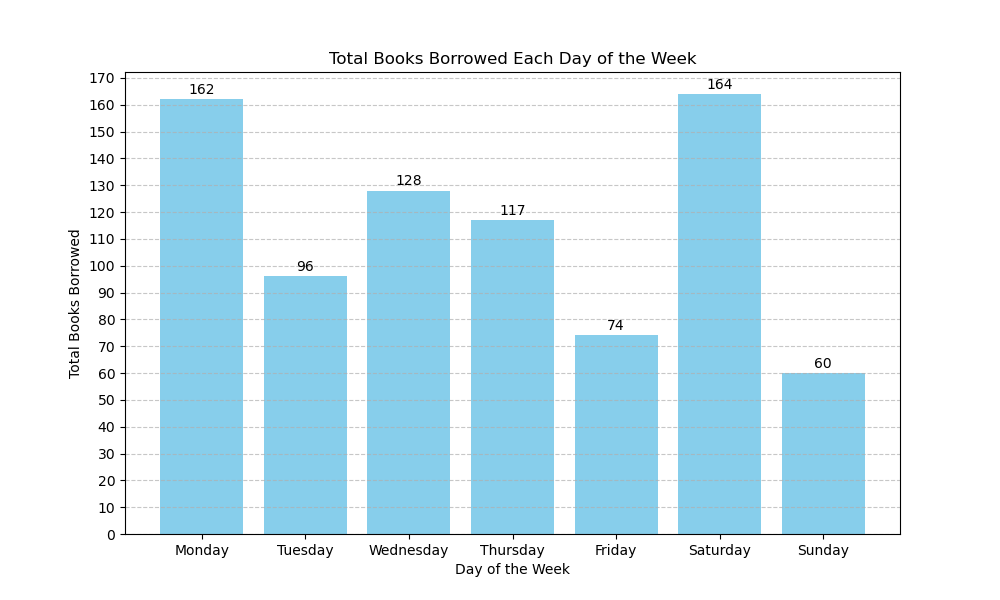

Python code for this plot:

import matplotlib.pyplot as plt

# Input data
data = [
    {'Day': 'Monday', 'Books Borrowed': 52},
    {'Day': 'Tuesday', 'Books Borrowed': 47},
    {'Day': 'Wednesday', 'Books Borrowed': 63},
    {'Day': 'Thursday', 'Books Borrowed': 58},
    {'Day': 'Friday', 'Books Borrowed': 36},
    {'Day': 'Saturday', 'Books Borrowed': 81},
    {'Day': 'Sunday', 'Books Borrowed': 29},
    {'Day': 'Monday', 'Books Borrowed': 54},
    {'Day': 'Tuesday', 'Books Borrowed': 49},
    {'Day': 'Wednesday', 'Books Borrowed': 65},
    {'Day': 'Thursday', 'Books Borrowed': 59},
    {'Day': 'Friday', 'Books Borrowed': 38},
    {'Day': 'Saturday', 'Books Borrowed': 83},
    {'Day': 'Sunday', 'Books Borrowed': 31},
    {'Day': 'Monday', 'Books Borrowed': 56}
]

# Aggregating the total books borrowed for each day
books_per_day = {}
for entry in data:
    if entry['Day'] in books_per_day:
        books_per_day[entry['Day']] += entry['Books Borrowed']
    else:
        books_per_day[entry['Day']] = entry['Books Borrowed']

# Sorting the data by days of the week for consistent ordering
sorted_days = ['Monday', 'Tuesday', 'Wednesday', 'Thursday', 'Friday', 'Saturday', 'Sunday']
sorted_books_borrowed = [books_per_day[day] for day in sorted_days]

# Creating the histogram
plt.figure(figsize=(10, 6))  # Set the figure size
plt.bar(sorted_days, sorted_books_borrowed, color='skyblue')  # Create a bar chart

# Adding titles and labels
plt.title('Total Books Borrowed Each Day of the Week')
plt.xlabel('Day of the Week')
plt.ylabel('Total Books Borrowed')

# Customize the y-axis to show the actual number of books borrowed
plt.yticks(range(0, max(sorted_books_borrowed) + 10, 10))  # Assuming the maximum is round up to the nearest ten

# Add grid lines for better readability
plt.grid(axis='y', linestyle='--', alpha=0.7)

# Add numerical labels on top of each bar
for i, value in enumerate(sorted_books_borrowed):
    plt.text(i, value + 2, str(value), ha='center')

# Show the plot
plt.show()
